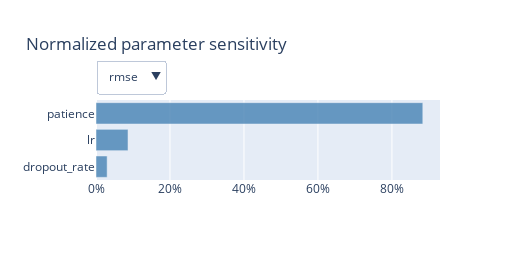

Notebook source saved alongside this figure:
### Code cell
render(ax_client.get_feature_importances())

### Figure 1 — Plotly figure (JSON) as saved in the notebook; plotly's stock layout.template omitted (floating-point values rounded to 4 significant figures)
{"data": [{"legendgroup": "1", "marker": {"color": "steelblue"}, "name": "Increases metric", "opacity": 0.8, "orientation": "h", "showlegend": false, "type": "bar", "visible": true, "x": [0.03011], "y": ["dropout_rate"]}, {"legendgroup": "1", "marker": {"color": "steelblue"}, "name": "Increases metric", "opacity": 0.8, "orientation": "h", "showlegend": false, "type": "bar", "visible": true, "x": [0.08645], "y": ["lr"]}, {"legendgroup": "1", "marker": {"color": "steelblue"}, "name": "Increases metric", "opacity": 0.8, "orientation": "h", "showlegend": false, "type": "bar", "visible": true, "x": [0.8834], "y": ["patience"]}], "layout": {"height": 260, "hovermode": "closest", "margin": {"l": 96}, "title": {"text": "Normalized parameter sensitivity"}, "updatemenus": [{"buttons": [{"args": ["visible", [true, true, true]], "label": "rmse", "method": "restyle"}], "pad": {"t": -40}, "x": 0, "xanchor": "left", "y": 1, "yanchor": "top"}], "width": 520, "xaxis": {"tickformat": ".0%"}}}
